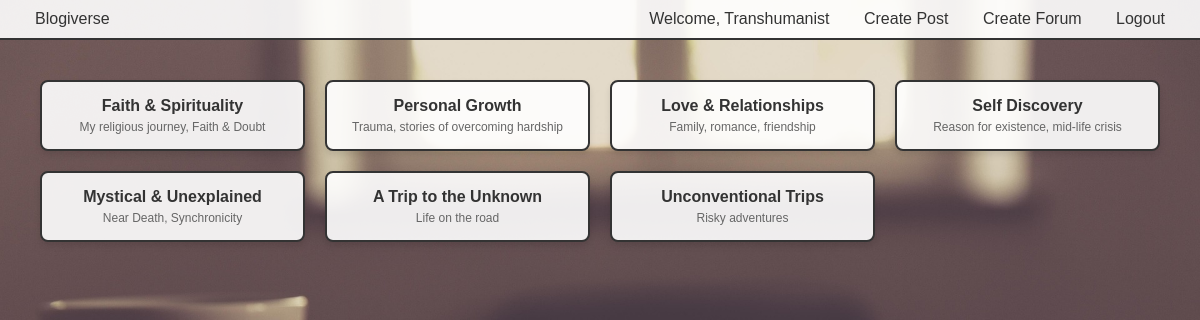
Screenshot of / (signed in) with the database file from the repository.
### blogs/models.py (models this page shows, shortened)
class Forum(models.Model):
    name = models.CharField(max_length=100, unique=True)
    description = models.TextField(blank=True)
    created_at = models.DateTimeField(auto_now_add=True)

### blogs/views.py (the view)
# urls.py: path('', views.home, name='home'),
def home(request):
    forums = Forum.objects.all()
    return render(request, 'index.html', {'forums': forums})

### templates/index.html (shortened to what this page needs)
{% extends 'base.html' %}
{% block content %}
    <div class="forum-container">
        {% for forum in forums %}
            <div class="forum-button">
                <a href="{% url 'topic_list' forum_name=forum.name %}">{{ forum.name }}</a>
                <small>{{ forum.description }}</small>
            </div>
        {% endfor %}
    </div>
{% endblock %}

### templates/base.html (shortened to what this page needs)
<!DOCTYPE html>
<html lang="en">
<head>
</head>
<body>
    <div class="navbar">
        <a href="{% url 'home' %}">Blogiverse</a>
        <div>
            {% if user.is_authenticated %}
                <a href="#">Welcome, {{ user.username }}</a>
                <a href="{% url 'create_post' %}">Create Post</a>
                {% if user.is_staff %}
                    <a href="{% url 'create_forum' %}">Create Forum</a>
                {% endif %}
                <a href="{% url 'account_logout' %}">Logout</a>
            {% else %}
                <a href="{% url 'account_login' %}">Login</a>
                <a href="{% url 'account_signup' %}">Sign Up</a>
            {% endif %}
        </div>
    </div>
    <div class="content">
        {% block content %}{% endblock %}
    </div>
</body>
</html>

### templates/base.html (style rules this page uses)
body { font-family: Arial, sans-serif; margin: 0; background-image: url('/static/images/background.jpg'); background-size: cover; min-height: 100vh; }
.navbar { background-color: rgba(255, 255, 255, 0.9); padding: 10px 20px; border-bottom: 2px solid #333; display: flex; justify-content: space-between; align-items: center; }
.navbar a { color: #333; text-decoration: none; margin: 0 15px; }
.content { padding: 20px; }

### templates/index.html (style rules this page uses)
.forum-container { display: grid; grid-template-columns: repeat(auto-fit, minmax(250px, 1fr)); gap: 20px; padding: 20px; max-width: 1200px; margin: 0 auto; }
.forum-button { background-color: rgba(255, 255, 255, 0.9); padding: 15px 25px; border: 2px solid #333; border-radius: 8px; cursor: pointer; transition: all 0.3s ease; box-shadow: 0 4px 6px rgba(0, 0, 0, 0.1); text-align: center; }
.forum-button a { text-decoration: none; color: #333; font-weight: bold; }
.forum-button small { display: block; font-size: 12px; color: #666; margin-top: 5px; }

### rows the page displays
Forum: name "Faith & Spirituality", description "My religious journey, Faith & Doubt"
Forum: name "Personal Growth", description "Trauma, stories of overcoming hardship"
Forum: name "Love & Relationships", description "Family, romance, friendship"
Forum: name "Self Discovery", description "Reason for existence, mid-life crisis"
Forum: name "Mystical & Unexplained", description "Near Death, Synchronicity"
Forum: name "A Trip to the Unknown", description "Life on the road"
Forum: name "Unconventional Trips", description "Risky adventures"

### other values shown
{{ user.username }} "Transhumanist"
